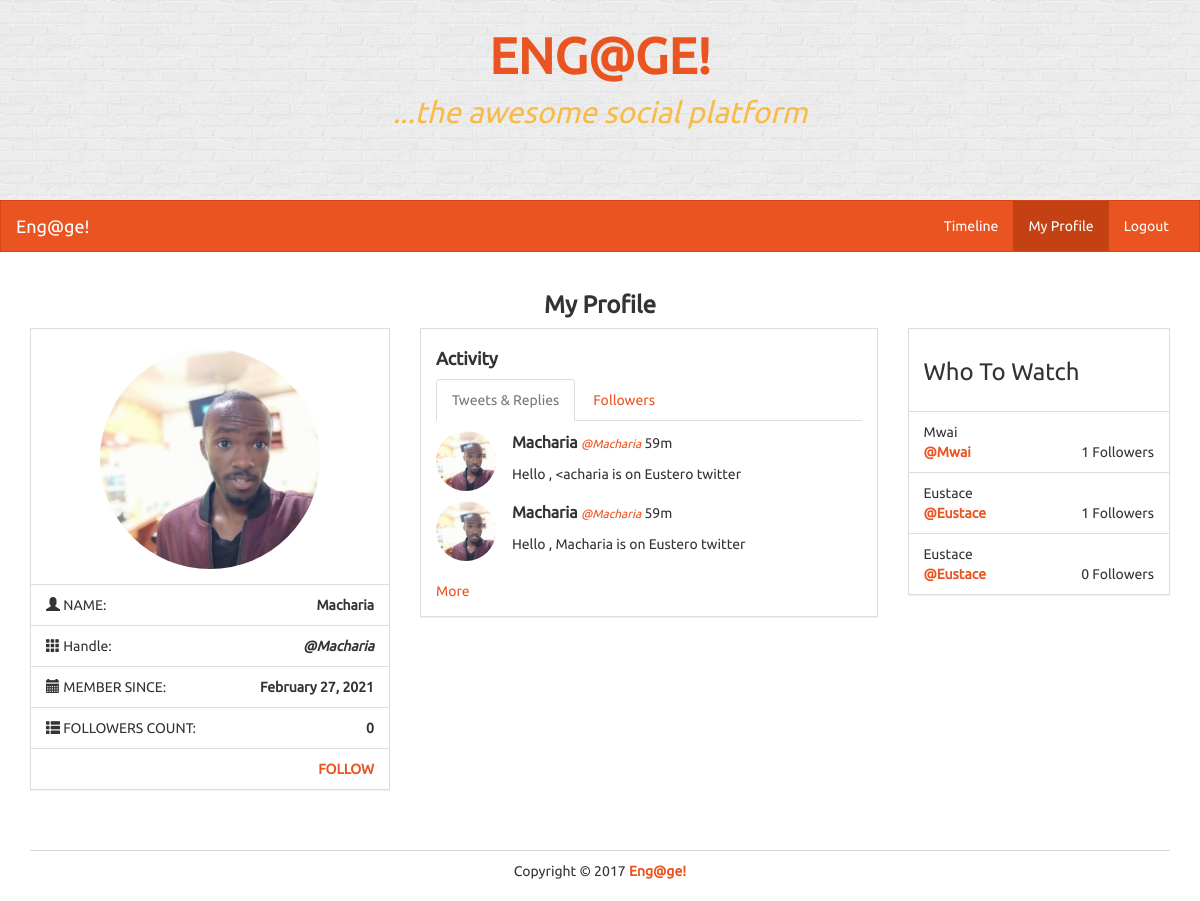
/profile/Macharia, run on the app's committed database.
### models.py (models this page shows)
class User(UserMixin, db.Model):
    id = db.Column(db.Integer, primary_key=True)
    name = db.Column(db.String(100))
    username = db.Column(db.String(30))
    image = db.Column(db.String(100))
    password = db.Column(db.String(50))
    join_date = db.Column(db.DateTime)
    tweets = db.relationship('Tweet', backref='user', lazy='dynamic')
    following = db.relationship('User', secondary=followers,
        primaryjoin=(followers.c.follower_id == id),
        secondaryjoin=(followers.c.followee_id == id),
        backref=db.backref('followers', lazy='dynamic'), lazy='dynamic')
    followed_by = db.relationship('User',  secondary=followers,
        primaryjoin=(followers.c.followee_id == id),
        secondaryjoin=(followers.c.follower_id == id),
        backref=db.backref('followees', lazy='dynamic'), lazy='dynamic')

class Tweet(db.Model):
    id = db.Column(db.Integer, primary_key=True)
    user_id = db.Column(db.Integer, db.ForeignKey('user.id'))
    text = db.Column(db.String(140))
    date_created = db.Column(db.DateTime)

### views.py (the view)
@app.route('/profile', defaults={'username': None})
@app.route('/profile/<username>')
def profile(username):
    if username:
        user = User.query.filter_by(username=username).first()
        if not user:
            abort(404)
    else:
        user = current_user
    tweets = Tweet.query.filter_by(user=user).order_by(Tweet.date_created.desc()).all()
    current_time = datetime.now()
    followed_by = user.followed_by.all()
    display_follow = True
    if current_user == user:
        display_follow = False
    elif current_user in followed_by:
        display_follow = False
    who_to_watch = User.query.filter(User.id != user.id).order_by(db.func.random()).limit(4).all()
    return render_template('profile.html', current_user=user, tweets=tweets, current_time=current_time,
                           followed_by=followed_by, display_follow=display_follow, who_to_watch=who_to_watch)

### app.py (called while the page is built)
@app.template_filter('time_since')
def time_since(delta):
    seconds = delta.total_seconds()
    days, seconds = divmod(seconds, 86400)
    hours, seconds = divmod(seconds, 3600)
    minutes, seconds = divmod(seconds, 60)
    if days > 0:
        return '%dd' % (days)
    elif hours > 0:
        return '%dh' % (hours)
    elif minutes > 0:
        return '%dm' % (minutes)
    else:
        return 'Just now'

### templates/profile.html (shortened to what this page needs)
<!DOCTYPE html>
<html lang="en">
	<head>
		<link rel="stylesheet" href="{{ url_for('static', filename='bs/css/united.min.css') }}">
		<link rel="stylesheet" href="{{ url_for('static', filename='css/styles.css') }}">
	</head>
	<body>
		<div class="container-fluid">
			<div class="row" id="banner">
				<div class="title col-lg-12">
					<p class="title">
						<a href="./">ENG@GE!</a>
					</p>
					<p class="subtitle">...the awesome social platform</p>
				</div>
			</div>
		</div>
		<nav class="navbar navbar-default" role="navigation">
			<div class="container-fluid">
				<div class="navbar-header">
					<a class="navbar-brand" href="./">Eng@ge!</a>
				</div>
				<div class="collapse navbar-collapse navbar-ex1-collapse">
					<ul class="nav navbar-nav navbar-right">
						<li><a href="{{ url_for('timeline') }}">Timeline</a></li>
						<li class="active"><a href="{{ url_for('profile') }}">My Profile</a></li>
						<li class=""><a href="{{ url_for('logout') }}">Logout</a></li>
					</ul>
				</div>
			</div>
		</nav>
		<div class="container">
			<div class="row">
				<div class="col-lg-12">
					<h3 class="text-center bold">My Profile</h3>
				</div>
				<div class="col-lg-4">
					<div class="panel panel-default">
						<div class="panel-body">
							<div class="row pad">
								<div class="col-lg-12">
									<img src="{{ current_user.image }}" class="img-responsive img-circle center-block" alt="Image" style="height: 220px;" />
								</div>
							</div>
						</div>
						<ul class="list-group">
							<li class="list-group-item">
								<i class="glyphicon glyphicon-user"></i> NAME:
								<strong class="pull-right">{{ current_user.name }}</strong>
							</li>
							<li class="list-group-item">
								<i class="glyphicon glyphicon-th"></i> Handle:
								<strong class="pull-right"><em>@{{ current_user.username }}</em></strong>
							</li>
							<li class="list-group-item">
								<i class="glyphicon glyphicon-calendar"></i> MEMBER SINCE:
								<strong class="pull-right">{{ current_user.join_date.strftime('%B %d, %Y') }}</strong>
							</li>
							<li class="list-group-item">
								<i class="glyphicon glyphicon-th-list"></i> FOLLOWERS COUNT:
								<strong class="pull-right">{{ followed_by|length }}</strong>
							</li>
							{% if display_follow %}
							<li class="list-group-item">
								&nbsp; <strong class="pull-right"><a href="{{ url_for('follow', username=current_user.username) }}">FOLLOW</a></strong>
							</li>
							{% endif %}
						</ul>
					</div>
				</div>
				<div class="col-lg-5">
					<div class="panel panel-default">
						<div class="panel-body">
							<h4><strong>Activity</strong></h4>
							<div role="tabpanel">
								<ul class="nav nav-tabs" role="tablist">
									<li role="presentation" class="active">
										<a href="#tweets" aria-controls="tweets" role="tab" data-toggle="tab">Tweets &amp; Replies</a>
									</li>
									<li role="presentation">
										<a href="#followings" aria-controls="followings" role="tab" data-toggle="tab">Followers</a>
									</li>
								</ul>
								<div class="tab-content">
									<div role="tabpanel" class="tab-pane active" id="tweets">
										{% for tweet in tweets %}
										<div class="row">
											<div class="col-lg-12">
												<div class="row pad">
													<div class="col-lg-2">
														<img src="{{ tweet.user.image }}" class="img-circle" style="width: 60px; height: 60px;" />
													</div>
													<div class="col-lg-10">
														<div>
															<strong class="mid">{{ tweet.user.name }}</strong>
															<small><em><a href="{{ url_for('profile', username=tweet.user.username) }}">@{{ tweet.user.username }}</a></em></small>
															{{ (current_time - tweet.date_created)|time_since }}
														</div>
														<div class="pad">
															{{ tweet.text }}
														</div>
													</div>
												</div>
											</div>
										</div>
										{% endfor %}
										<br><a href="{{ url_for('timeline', username=current_user.username) }}">More</a>
									</div>
								</div>
							</div>
						</div>
					</div>
				</div>
				<div class="col-lg-3">
					<div class="panel panel-default">
						<div class="panel-body">
							<h3>Who To Watch</h3>
						</div>
						<ul class="list-group">
							{% for user in who_to_watch %}
								<li class="list-group-item">
									{{ user.name }}
									<div>
										<strong><a href="{{ url_for('profile', username=user.username) }}">@{{ user.username }}</a></strong>
										<span class="pull-right">
											{{ user.followed_by.all()|length }} Followers
										</span>
									</div>
								</li>
						    {% endfor %}
						</ul>
					</div>
				</div>
			</div>
			<footer>
				<div class="row pad">
					<div class="col-lg-12 text-center">
						Copyright &copy; 2017 <strong> <a href="./">Eng@ge!</a></strong>
					</div>
				</div>
			</footer>
		</div>
	</body>
</html>

### static/css/styles.css (style rules this page uses)
body { font-family: Ubuntu, verdana, georgia, serif, sans-serif; }
a, a:hover, a:active, a:focus, a:visited { text-decoration: none; }
.bold { font-weight: bolder !important; }
div.panel, .btn, .navbar { border-radius: 0; }
footer { margin-top: 40px; margin-bottom: 20px; }
.pad { margin-top: 10px !important; }
div.panel-body { padding-top: 10px; }
.mid { font-size: 16px; }
body > nav { border-radius: 0 !important; }
footer { border-top: 1px solid rgba(44, 62, 80, .2); }
#banner { height: 200px; background-color: #EDEDED; background: url('./img/brick-wall.png'); text-align: center; padding: 10px; padding-top: 20px; }
#banner > div.title > p.title { font-size: 50px; font-weight: bold; margin-bottom: 0; color: rgba(255, 165, 0, .9); }
#banner > div.title > p.subtitle { font-size: 30px; font-weight: 400; font-style: italic; color: rgba(255, 165, 0, .7) }

### data on the page
User: image (picture), name "Macharia", username "Macharia", join_date "February 27, 2021"
Tweet: user.image (picture), user.name "Macharia", user.username "Macharia", (current_time-tweet.date_created)|time_since "59m", text "Hello , <acharia is on Eustero twitter"
Tweet: user.image (picture), user.name "Macharia", user.username "Macharia", (current_time-tweet.date_created)|time_since "59m", text "Hello , Macharia is on Eustero twitter"
User: name "Mwai", username "Mwai", followed_by.all|length "1"
User: name "Eustace", username "Eustace", followed_by.all|length "1"
User: name "Eustace", username "Eustace", followed_by.all|length "0"

### other printed values
{{ followed_by|length }} "0"
